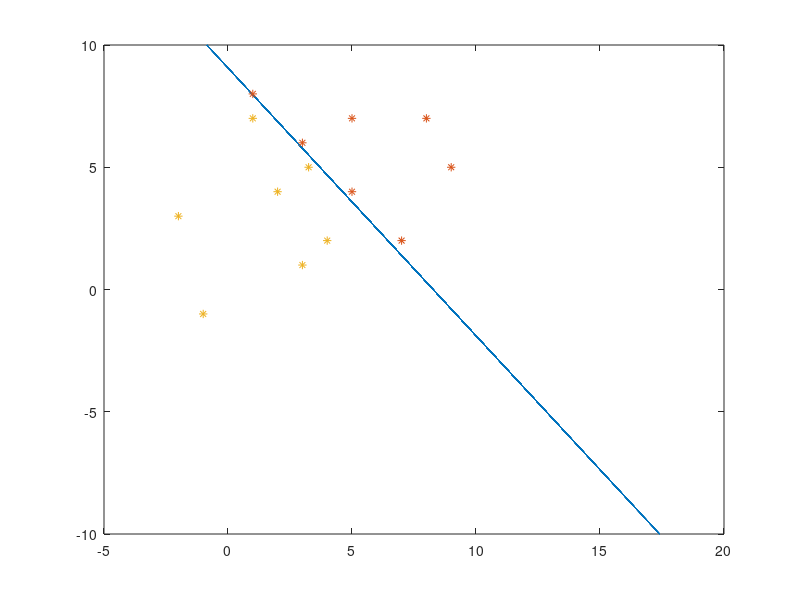

MATLAB code for this plot:
%% Single-sample perceptron
a = rand(3,1);

disp(a);
w1 = [[2,7];[8,1];[7,5];[6,3];[7,8];[5,9];[4,5]];
w2 = [[4,2];[-1,-1];[1,3];[3,-2];[5,3.25];[2,4];[7,1]];
py = [ones(size(w1,1),1),w1];
ny = [-ones(size(w2,1),1),-w2];
y = [py;ny]';
k = 1;
n = size(y,2);
it = 0;
while 1
    dist = a'*y;
    if size(find(dist<0),2) == 0
        break
    end
%     disp(find(dist<0));
    if a'*y(:,k) < 0
        a = a + 0.01*y(:,k);
    end
    k = mod(k+1,n);
    if k == 0
        k = 1;
    end
    it = it + 1;
end
disp(it);
% disp(a);

for i=1:14
    if transpose(y(:,i))*a <= 0
        disp('Not Seperated');
    end
end
figure;
x=randi([-10 10],100,1);
A=a(2);
B=a(3);
C=a(1);
Y=(A*x +C)/(-1*B+0.000001);

plot(Y,x)
hold on;
plot(w1(:,2),w1(:,1),'*',w2(:,2),w2(:,1),'*');